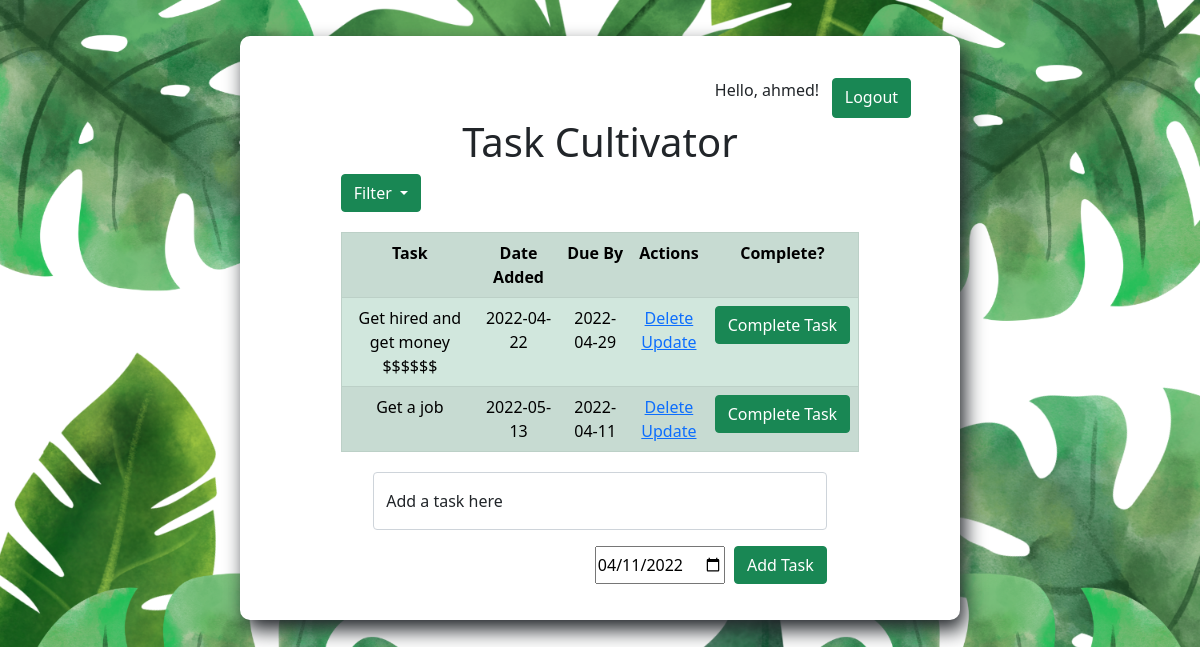
Screenshot of / (signed in) with the database file from the repository.
### index.py (models this page shows, shortened)
class User(db.Model, UserMixin):
    __table_name__ = 'user'
    id = db.Column(db.Integer, primary_key=True)
    first_name = db.Column(db.String(20), nullable=False)
    last_name = db.Column(db.String(20), nullable=False)
    password = db.Column(db.String(80), nullable=False)
    email = db.Column(db.String(30), nullable=False, unique=True)
    todos = db.relationship('Todo', backref='user')

class Todo(db.Model):
    __table_name__ = 'todo'
    id = db.Column(db.Integer, primary_key=True)
    content = db.Column(db.String(200), nullable=False)
    due_date = db.Column(db.DateTime, nullable=False, default=datetime.utcnow)
    completed = db.Column(db.Integer, default=0)
    data_created = db.Column(db.DateTime, default=datetime.utcnow)
    is_complete = db.Column(db.Boolean, default=False)
    user_id = db.Column(db.Integer, db.ForeignKey('user.id'), nullable=False)

### index.py (the view)
@app.route('/', methods=['GET'])
@login_required
def index():
    tasks = Todo.query.order_by(Todo.data_created).filter_by(
        user_id=current_user.id).all()
    logged_in_user = User.query.filter_by(id=current_user.id).first()
    return render_template('index.html', tasks=tasks, user=logged_in_user)

### index.py (called while the page is built)
@login_manager.user_loader  # loads user from database
def load_user(user_id):  # user_id is the id of the user
    return User.query.get(int(user_id))  # returns user object

### templates/index.html (shortened to what this page needs)
{% extends 'base.html' %}  {% block body %}
<div class="page">
  <head>
    <link
      href="https://cdn.jsdelivr.net/npm/bootstrap@5.1.3/dist/css/bootstrap.min.css"
      rel="stylesheet"
    />
  </head>
  <div class="content task-striker">
    <div class="logout-button">
      <p style="margin-right: 2%">Hello, {{user.first_name}}!</p>
      <a class="btn btn-success" href="/logout" role="button">Logout</a>
    </div>
    <h1 class="headers">Task Cultivator</h1>
    {% if tasks|length < 1 %}
    <h4 class="headers">
      Hi {{user.first_name}}! You don't seem to have any tasks at the moment.
      Create one below!
    </h4>
    {% else %}
    <div class="dropdown filter-button">
      <button
        class="btn btn-success dropdown-toggle"
        type="button"
        id="dropdownMenuButton1"
        data-bs-toggle="dropdown"
        aria-expanded="false"
      >
        Filter
      </button>
    </div>
    <table class="table table-success table-striped table-hover task-table">
      <tr style="text-align: center">
        <th>Task</th>
        <th>Date Added</th>
        <th>Due By</th>
        <th>Actions</th>
        <th>Complete?</th>
      </tr>
      {% for task in tasks%}
      <tr>
        <td>{{task.content}}</td>
        <td>{{task.data_created.date()}}</td>
        <td>{{task.due_date.date()}}</td>
        <td>
          <a href="/task/{{task.id}}/delete">Delete</a>
          <br />
          <a href="/task/{{task.id}}/update">Update</a>
        </td>
        <td>
          {% if task.is_complete == True %}
          <p>Completed</p>
          <form action="/task/{{task.id}}/complete" method="POST">
            <input type="submit" class="btn btn-success" value="Undo" />
          </form>
          {% else %}
          <form action="/task/{{task.id}}/complete" method="POST">
            <input
              type="submit"
              class="btn btn-success"
              value="Complete Task"
            />
          </form>
          {% endif %}
        </td>
      </tr>
      {% endfor %}
    </table>
    {% endif %}
    <div class="form">
      <form action="/task/add" method="POST">
        <div class="form-floating mb-3">
          <input
            type="text"
            name="content"
            class="form-control"
            id="floatingInput content"
            placeholder="name@example.com"
          />
          <label for="floatingInput">Add a task here</label>
        </div>
        <div class="date-submit">
          <input
            type="date"
            id="due_date"
            name="due_date"
            value="2022-04-11"
            min="2022-04-11"
            max="2028-12-31"
            style="margin-right: 2%"
          />
          <input type="submit" class="btn btn-success" value="Add Task" />
        </div>
      </form>
    </div>
  </div>
</div>
{% endblock %}

### static/css/main.css (style rules this page uses)
body { margin: 0; font-family: 'Roboto Mono', monospace; }
.content { margin-top: 10%; margin-bottom: 5% }
.date-submit { display: flex; justify-content: flex-end; }
table, td, th { border: 1px solid #aaa; }
.task-table { max-width: 80%; }
table { border-collapse: collapse; width: 50%; margin-left: 10%; margin-top: 3%; }
.filter-button { margin-left:10% }
.task-striker { background-color: white; width: 60%; margin-top: 3%; margin-bottom: 20%; padding: 3%; position: absolute; left: 20%; box-shadow: 5px 10px 20px 0px; border-radius: 10px; }
th { height: 30px; }
td { text-align: center; padding: 5px; }
.form { margin-top: 20px; align-content: center; margin-left: 15%; width: 70% }
.headers { text-align: center; }
.logout-button { display:flex; justify-content: flex-end; margin-top: 1%; margin-right: 2%; }
html { background-image: url("/static/LoginSignupPage.png"); background-repeat: no-repeat; background-size: cover; }

### rows the page displays
User: first_name "ahmed"
Todo: content "Get hired and get money $$$$$$", data_created "2022-04-22", due_date "2022-04-29"
Todo: content "Get a job", data_created "2022-05-13", due_date "2022-04-11"
